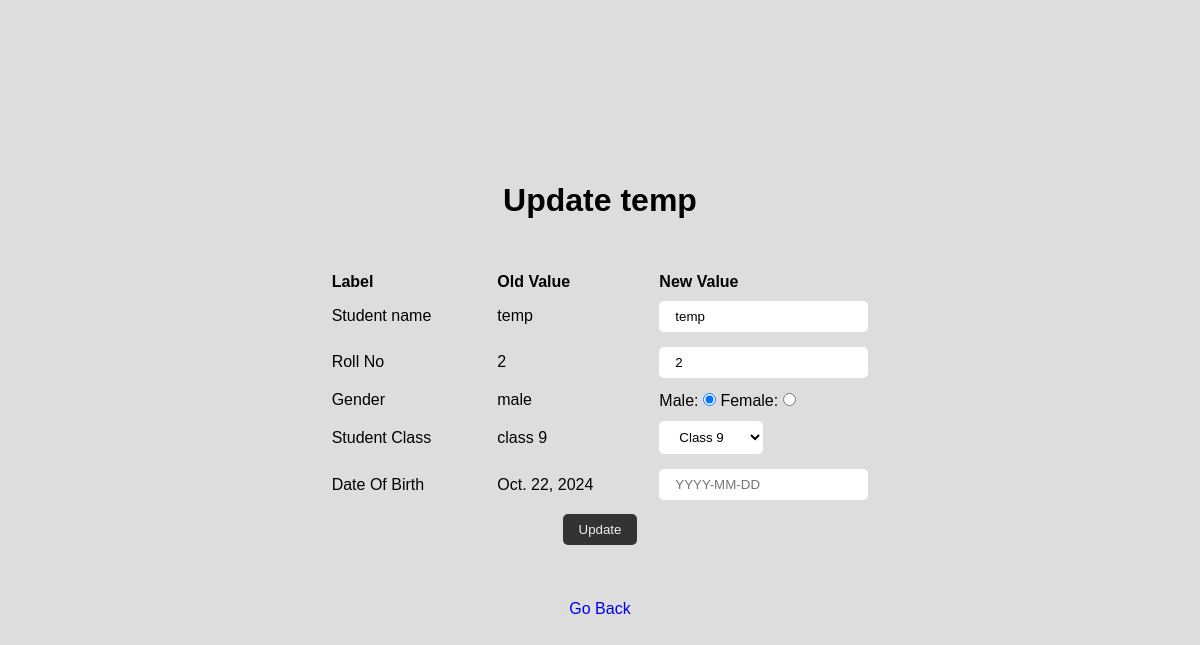
Page /update/10 on the committed database.
### main/models.py (models this page shows, shortened)
class StuData(models.Model):
    class_choices = [
        ('class 6', 'class 6'),
        ('class 7', 'class 7'),
        ('class 8', 'class 8'),
        ('class 9', 'class 9'),
        ('class 10', 'class 10'),
        ('class 11', 'class 11'),
        ('class 12', 'class 12')
    ]
    stu_name = models.CharField(max_length=20)
    roll_no = models.SmallIntegerField()
    stu_class = models.TextField(choices=class_choices)
    gender = models.TextField(choices=[('male','male'), ('female', 'female')])
    dob = models.DateField()
    date_of_entry = models.DateTimeField(null=True, blank=True)

### main/views.py (the view, shortened to what this page needs)
# urls.py: path('update/<int:id>', views.updateData, name='Update Student'),
def updateData(request, id):
    template = loader.get_template('update.html')
    student = StuData.objects.get(id=id)
    context = {
        'user': student,
    }
    return HttpResponse(template.render(context, request))

### main/templates/update.html (shortened to what this page needs)
<!DOCTYPE html>
<html lang="en">
<head>
</head>
<body>
    <h1>Update {{user.stu_name}} </h1>
    <form action="/update/{{user.id}}" method="POST">
        <table>
            <tr>
                <th>Label</th>
                <th>Old Value</th>
                <th>New Value</th>
            </tr>
            <tr>
                <td>Student name</td>
                <td>{{user.stu_name}}</td>
                <td><input type="text" name="stu_name" value="{{user.stu_name}}" placeholder="Student name"></td>
            </tr>
            <tr>
                <td>Roll No</td>
                <td>{{user.roll_no}}</td>
                <td><input type="number" name="roll_no" placeholder="Roll No" value="{{user.roll_no}}"></td>
            </tr>
            <tr>
                <td>Gender</td>
                <td>{{user.gender}}</td>
                <td>
                    {% if user.gender == 'male' %}
                        Male: <input type="radio" name="gender" value="male" checked/>
                        Female: <input type="radio" name="gender" value="female"/>
                    {%else%}
                        Male: <input type="radio" name="gender" value="male" />
                        Female: <input type="radio" name="gender" value="female" checked/>
                    {% endif %}
                </td>
            </tr>
            <tr>
                <td>Student Class</td>
                <td>{{user.stu_class}}</td>
                <td>
                    <select name="stu_class" >
                        <option value="class 9">Class 9</option>
                    </select>
                </td>
            </tr>
            <tr>
                <td>Date Of Birth</td>
                <td>{{user.dob}}</td>
                <td><input type="text" name="dob" placeholder="YYYY-MM-DD" required></td>
            </tr>
        </table>
        <button type="submit">Update</button>
    </form>
    <a href="/view-data">Go Back</a>
</body>
</html>

### main/templates/update.html (style rules this page uses)
* { margin: 0; padding: 0; box-sizing: border-box; text-decoration: none; }
body { display: flex; justify-content: center; align-items: center; flex-direction: column; background-color: #ddd; font-family: Arial, Helvetica, sans-serif; min-height: 100vh; font-size: 1rem; gap: 50px; }
form { display: flex; justify-content: center; align-items: center; flex-direction: column; }
table tr th,td { padding: 0.1rem 2rem; text-align: left; }
button { background-color: #333; color: #eee; width: fit-content; height: fit-content; }

### rows in the picture
StuData: stu_name "temp", roll_no "2", gender "male", stu_class "class 9", dob "Oct. 22, 2024"
